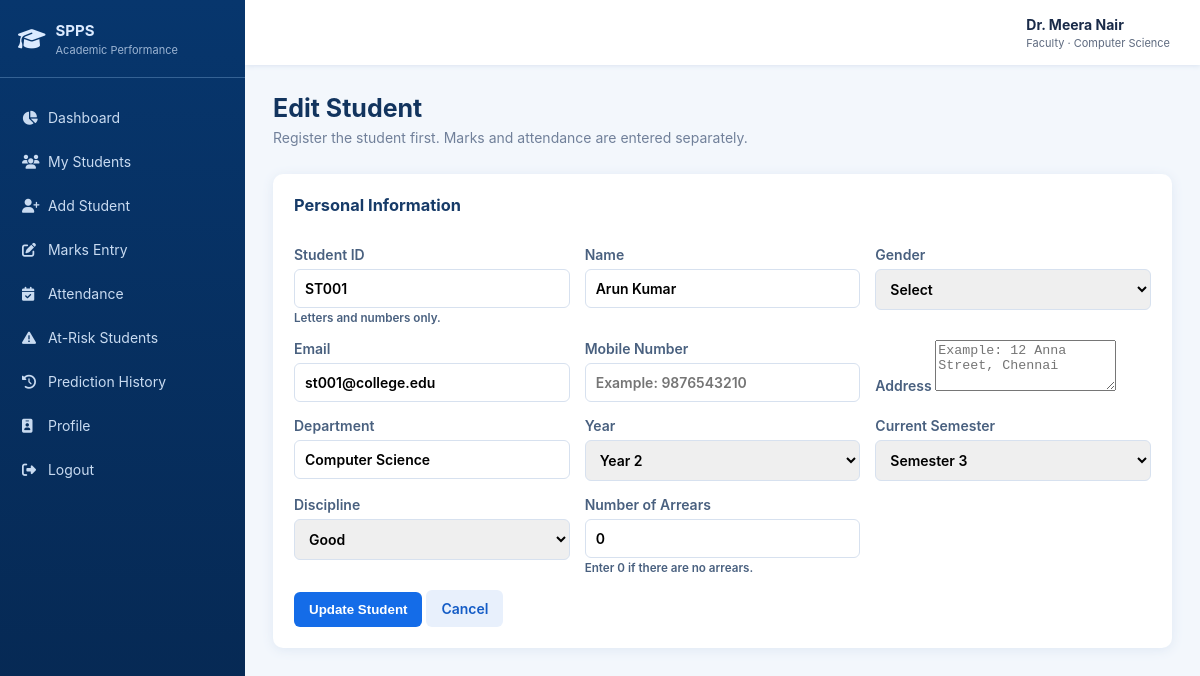
The page /students/1/edit (signed in) on the database its author committed.
### models.py (models this page shows, shortened)
class User(db.Model):
    id = db.Column(db.Integer, primary_key=True)
    username = db.Column(db.String(80), nullable=False, unique=True)
    email = db.Column(db.String(120), nullable=False, unique=True)
    password_hash = db.Column(db.String(255), nullable=False)
    role = db.Column(db.String(30), nullable=False, default='faculty')
    department = db.Column(db.String(80))
    phone = db.Column(db.String(20))
    status = db.Column(db.String(20), default='active')
    password_change_required = db.Column(db.Boolean, default=False)
    otp_hash = db.Column(db.String(255))
    otp_expires_at = db.Column(db.DateTime)
    created_at = db.Column(db.DateTime, default=datetime.utcnow)
    faculty = db.relationship('Faculty', backref='user', uselist=False, cascade='all, delete-orphan')

class Faculty(db.Model):
    id = db.Column(db.Integer, primary_key=True)
    user_id = db.Column(db.Integer, db.ForeignKey('user.id'), unique=True, nullable=False)
    faculty_id = db.Column(db.String(30), unique=True, nullable=False)
    name = db.Column(db.String(100), nullable=False)
    department = db.Column(db.String(80), nullable=False)

class Student(db.Model):
    id = db.Column(db.Integer, primary_key=True)
    student_id = db.Column(db.String(30), nullable=False, unique=True)
    name = db.Column(db.String(120), nullable=False)
    gender = db.Column(db.String(20))
    date_of_birth = db.Column(db.Date)
    department = db.Column(db.String(80), nullable=False)
    year = db.Column(db.Integer, nullable=False)
    semester = db.Column(db.Integer, nullable=False)
    email = db.Column(db.String(120))
    phone = db.Column(db.String(25))
    address = db.Column(db.Text)
    discipline = db.Column(db.String(20), default='Good')
    arrears = db.Column(db.Integer, default=0, nullable=False)
    attendance = db.Column(db.Float, default=0)
    previous_gpa = db.Column(db.Float, default=0)
    assignment_score = db.Column(db.Float, default=0)
    internal_mark = db.Column(db.Float, default=0)
    study_hours = db.Column(db.Float, default=0)
    previous_semester_mark = db.Column(db.Float, default=0)
    practical_mark = db.Column(db.Float, default=0)
    participation_score = db.Column(db.Float, default=0)
    backlogs = db.Column(db.Integer, default=0)
    assigned_faculty_id = db.Column(db.Integer, db.ForeignKey('faculty.id'))
    created_at = db.Column(db.DateTime, default=datetime.utcnow)
    updated_at = db.Column(db.DateTime, default=datetime.utcnow, onupdate=datetime.utcnow)
    predictions = db.relationship('Prediction', backref='student', lazy=True, cascade='all, delete-orphan')
    mark_records = db.relationship('MarkRecord', backref='student', lazy=True, cascade='all, delete-orphan')
    attendance_records = db.relationship('AttendanceRecord', backref='student', lazy=True, cascade='all, delete-orphan')

### app.py (the view, shortened to what this page needs)
@app.route('/students/new', methods=['GET', 'POST'])
@app.route('/students/<int:id>/edit', methods=['GET', 'POST'])
@guard('admin', 'faculty')
def student_form(id=None):
    s = student_or_404(id) if id else Student()
    return render_template('student_form.html', student=s)

### app.py (called while the page is built)
def current_user():
    return db.session.get(User, session.get('user_id')) if session.get('user_id') else None

def guard(*roles):
    def deco(fn):
        from functools import wraps
        @wraps(fn)
        def wrapped(*args, **kwargs):
            u = current_user()
            if not u:
                return redirect(url_for('login'))
            if roles and u.role not in roles:
                abort(403)
            return fn(*args, **kwargs)
        return wrapped
    return deco

def student_or_404(student_id):
    s = db.session.get(Student, student_id)
    if not s:
        abort(404)
    return s

@app.before_request
def csrf_protection():
    if request.method == 'POST' and request.form.get('_csrf_token') != session.get('_csrf_token'):
        abort(403)

@app.context_processor
def inject():
    if '_csrf_token' not in session:
        session['_csrf_token'] = secrets.token_urlsafe(32)
    return {
        'user': current_user(),
        'now': datetime.now(),
        'csrf_token': session['_csrf_token'],
        'assessment_defaults': app.config['ASSESSMENT_DEFAULTS'],
        'config': app.config,
    }

### templates/student_form.html (shortened to what this page needs)
{% extends 'base.html' %}
{% block content %}
<div class="page-head">
  <div><h1>{{'Edit Student' if student.id else 'Student Registration'}}</h1><p>Register the student first. Marks and attendance are entered separately.</p></div>
</div>
<form method="post" class="card form-grid" id="studentForm">
<h3>Personal Information</h3>
<label>Student ID
  <input name="student_id" required value="{{student.student_id or ''}}" pattern="[A-Za-z0-9]+" maxlength="30" placeholder="Example: 2533237">
  <small>Letters and numbers only.</small>
</label>
<label>Name
  <input name="name" required value="{{student.name or ''}}" pattern="[A-Za-z ]{2,120}" maxlength="120" placeholder="Example: Arun Kumar" title="Name must contain letters and spaces only.">
</label>
<label>Gender
  <select name="gender"><option value="">Select</option></select>
</label>
<label>Email
  <input name="email" type="email" required value="{{student.email or ''}}" placeholder="Example: arun@example.com">
</label>
<label>Mobile Number
  <input name="phone" type="tel" required value="{{student.phone or ''}}" pattern="[0-9]{10}" maxlength="10" placeholder="Example: 9876543210">
</label>
<label>Address
  <textarea name="address" rows="3" required placeholder="Example: 12 Anna Street, Chennai">{{student.address or ''}}</textarea>
</label>
<label>Department
  <input name="department" required value="{{student.department or ''}}" pattern="[A-Za-z ]{2,100}" placeholder="Example: Computer Science">
</label>
<label>Year
  <select name="year" required>
    {% for y in range(1,6) %}<option value="{{y}}" {{'selected' if student.year==y}}>Year {{y}}</option>{% endfor %}
  </select>
</label>
<label>Current Semester
  <select name="semester" required>
    {% for sem in range(1,11) %}<option value="{{sem}}" {{'selected' if student.semester==sem}}>Semester {{sem}}</option>{% endfor %}
  </select>
</label>
<label>Discipline
  <select name="discipline" required><option value="Good" {{'selected' if student.discipline!='Bad'}}>Good</option><option value="Bad" {{'selected' if student.discipline=='Bad'}}>Bad</option></select>
</label>
<label>Number of Arrears
  <input name="arrears" type="number" min="0" max="99" step="1" required value="{{student.arrears or 0}}" placeholder="Example: 2">
  <small>Enter 0 if there are no arrears.</small>
</label>
<div class="form-actions">
  <button class="primary">{{'Update Student' if student.id else 'Save Student'}}</button>
  <a class="button secondary" href="{{url_for('students')}}">Cancel</a>
</div>
</form>
{% endblock %}

### templates/base.html (shortened to what this page needs)
<!doctype html>
<html lang="en">
<head>
<link rel="stylesheet" href="https://cdnjs.cloudflare.com/ajax/libs/font-awesome/6.7.2/css/all.min.css">
<link rel="stylesheet" href="{{ url_for('static',filename='css/style.css') }}">
</head>
<body>
{% if user %}
<aside>
  <div class="brand">
    <i class="fa-solid fa-graduation-cap"></i>
    <span>SPPS<small>Academic Performance</small></span>
  </div>
  <nav>
    <a href="{{url_for('dashboard')}}"><i class="fa fa-chart-pie"></i> Dashboard</a>
    <a href="{{url_for('students')}}"><i class="fa fa-users"></i> {{ 'My Students' if user.role=='faculty' else 'Students' }}</a>
    <a href="{{url_for('student_form')}}"><i class="fa fa-user-plus"></i> Add Student</a>
    <a href="{{url_for('marks_entry')}}"><i class="fa fa-pen-to-square"></i> Marks Entry</a>
    <a href="{{url_for('attendance_entry')}}"><i class="fa fa-calendar-check"></i> Attendance</a>
    <a href="{{url_for('at_risk')}}"><i class="fa fa-triangle-exclamation"></i> At-Risk Students</a>
    <a href="{{url_for('history')}}"><i class="fa fa-clock-rotate-left"></i> Prediction History</a>
    <a href="{{url_for('profile')}}"><i class="fa fa-id-badge"></i> Profile</a>
    <a href="{{url_for('logout')}}"><i class="fa fa-right-from-bracket"></i> Logout</a>
  </nav>
</aside>
<main>
<header>
  <div><b>{{ user.faculty.name if user.faculty else user.username }}</b><small>{{ user.role|title }} · {{ user.department or 'College' }}</small></div>
</header>
{% endif %}
<section class="content">
{% block content %}{% endblock %}
</section>
{% if user %}</main>{% endif %}
</body>
</html>

### static/css/style.css (style rules this page uses)
* { box-sizing:border-box }
body { margin:0;background:#f3f7fc;color:#1a2b49;font:14px Inter,Segoe UI,Arial,sans-serif }
aside { position:fixed;width:245px;inset:0 auto 0 0;background:linear-gradient(#07366d,#062750);color:#dbeaff;z-index:4 }
.brand { height:78px;padding:15px 18px;display:flex;align-items:center;gap:10px;border-bottom:1px solid #356294;font-size:22px }
.brand small,header small,table small { display:block;font-size:11px;font-weight:400;opacity:.7;margin-top:3px }
.brand span { font-weight:700;font-size:15px }
nav { padding:16px 10px }
nav a { display:block;color:#c9dbf1;text-decoration:none;padding:12px;border-radius:7px;margin:3px 0 }
nav i { width:22px }
main { margin-left:245px }
header { height:65px;background:#fff;box-shadow:0 1px 5px #dae4f1;display:flex;justify-content:flex-end;align-items:center;padding:0 30px }
.content { padding:28px;max-width:1600px;margin:auto }
.page-head,.profile-head { display:flex;justify-content:space-between;align-items:center;margin-bottom:22px }
.page-head h1,.profile-head h1 { margin:0;font-size:25px;color:#12345e }
.page-head p,.profile-head p { color:#71809a;margin:6px 0 }
.primary,.button,button { border:0;border-radius:6px;padding:10px 15px;cursor:pointer;text-decoration:none;display:inline-block;font-weight:600 }
.primary { background:#146ce8;color:white }
.secondary { background:#e8f0fc;color:#145cc6 }
.card { background:#fff;border-radius:10px;padding:21px;box-shadow:0 2px 12px #dfe8f4;margin-bottom:20px }
.card h2,.card h3 { margin-top:0;color:#173b68 }
.form-grid { display:grid;grid-template-columns:repeat(3,1fr);gap:15px }
.form-grid h3,.form-actions { grid-column:1/-1 }
label { display:block;font-weight:600;color:#49607f }
input,select { width:100%;padding:10px;border:1px solid #d7e1ef;border-radius:6px;margin-top:6px;font:inherit }

### rows shown on the page
User: role "My Students", role "Faculty", department "Computer Science"
Faculty: faculty "Dr. Meera Nair"
Student: student_id "ST001", name "Arun Kumar", email "st001@college.edu", department "Computer Science", arrears "0"

### other values the page prints
{{ 'Edit Student' if student.id else 'Student Registration' }} "Edit Student"
{{ 'Update Student' if student.id else 'Save Student' }} "Update Student"
